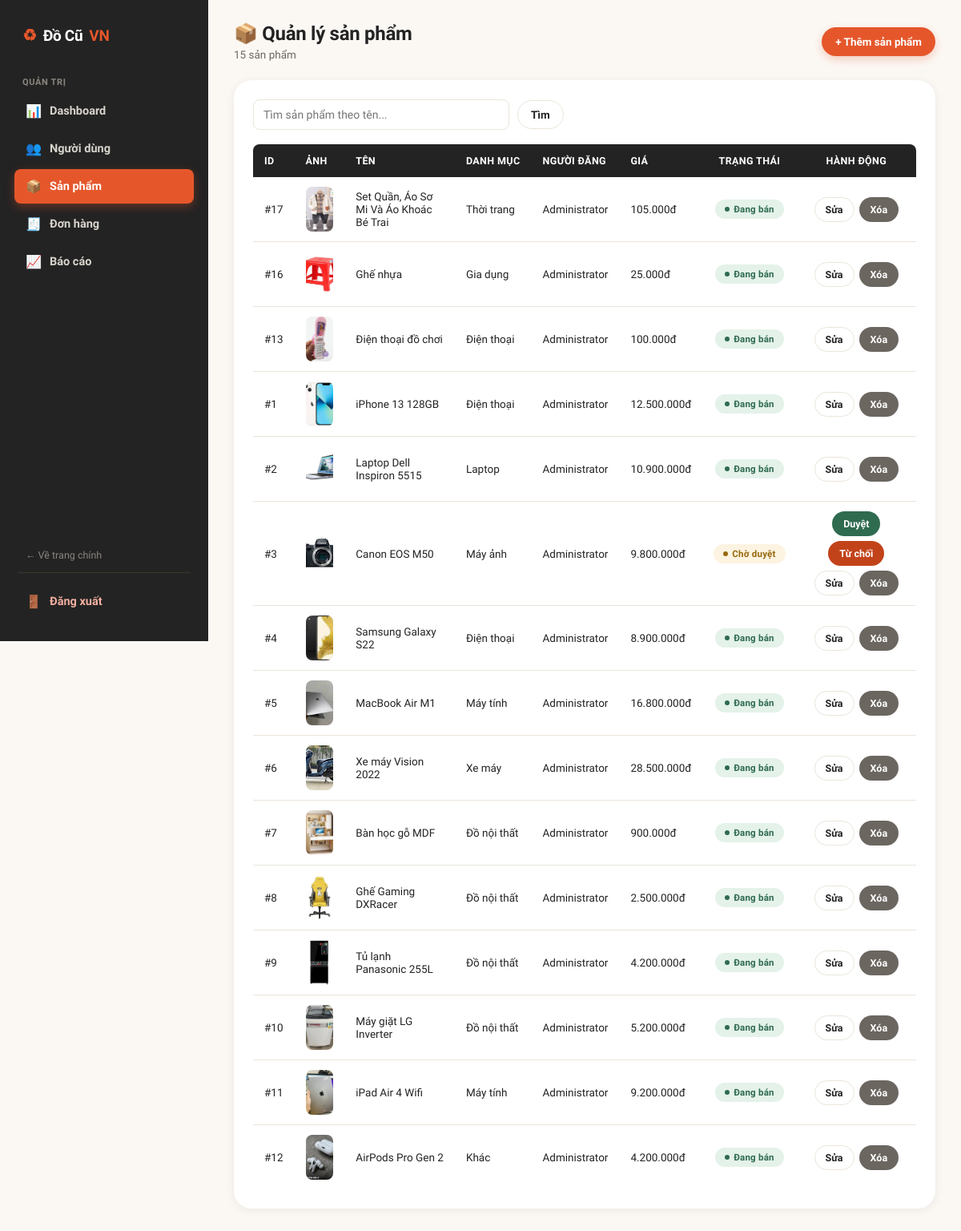
Before: /admin/products.php (signed in) with the older database file.
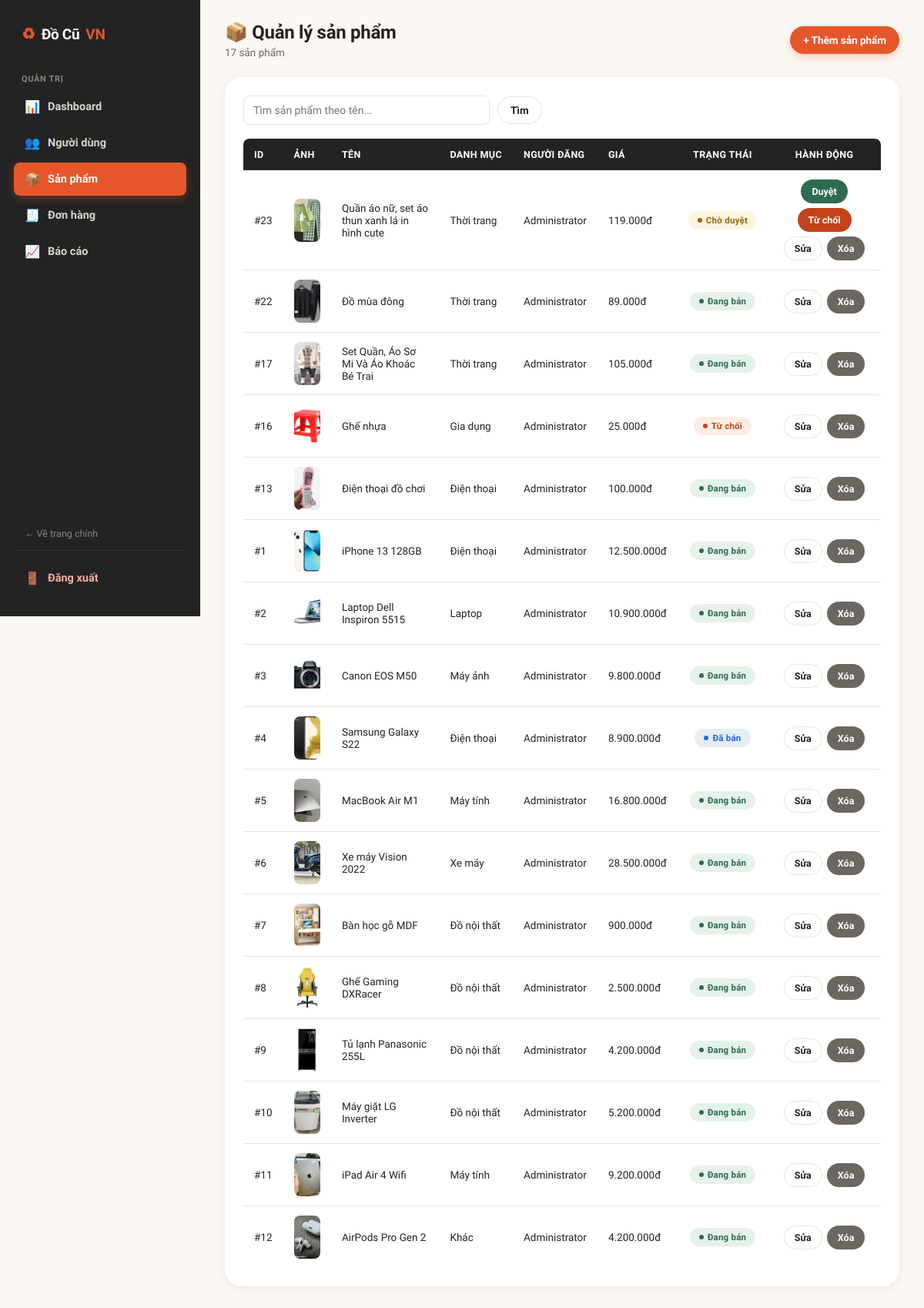
After: the same page with the newer database file.
### tables this page shows
CREATE TABLE `products` (
  `id` int(11) NOT NULL,
  `user_id` int(11) NOT NULL,
  `category_id` int(11) NOT NULL,
  `title` varchar(255) NOT NULL,
  `description` text DEFAULT NULL,
  `price` decimal(12,2) NOT NULL,
  `image` varchar(255) DEFAULT NULL,
  `condition_item` enum('new','like_new','good','fair') DEFAULT 'good',
  `location` varchar(255) DEFAULT NULL,
  `views` int(11) DEFAULT 0,
  `status` enum('active','pending','sold','hidden','rejected','deleted') DEFAULT 'pending',
  `created_at` timestamp NOT NULL DEFAULT current_timestamp(),
  `updated_at` timestamp NOT NULL DEFAULT current_timestamp() ON UPDATE current_timestamp()
);

CREATE TABLE `categories` (
  `id` int(11) NOT NULL,
  `name` varchar(100) NOT NULL,
  `description` text DEFAULT NULL,
  `icon` varchar(100) DEFAULT NULL,
  `status` tinyint(4) DEFAULT 1
);

CREATE TABLE `users` (
  `id` int(11) NOT NULL,
  `fullname` varchar(100) NOT NULL,
  `username` varchar(50) NOT NULL,
  `email` varchar(100) NOT NULL,
  `password` varchar(255) NOT NULL,
  `phone` varchar(20) DEFAULT NULL,
  `avatar` varchar(255) DEFAULT 'uploads/avatar/default.png',
  `address` varchar(255) DEFAULT NULL,
  `gender` enum('Nam','Nữ','Khác') DEFAULT NULL,
  `dob` date DEFAULT NULL,
  `role` enum('admin','user') NOT NULL DEFAULT 'user',
  `status` enum('active','blocked') NOT NULL DEFAULT 'active',
  `created_at` timestamp NOT NULL DEFAULT current_timestamp(),
  `updated_at` timestamp NOT NULL DEFAULT current_timestamp() ON UPDATE current_timestamp()
);

### admin/inc/auth.php (called while the page is built, shortened)
<?php
if (!function_exists("e")) {
    function e($value): string
    {
        return htmlspecialchars((string)($value ?? ""), ENT_QUOTES, "UTF-8");
    }
}
if (!function_exists("money")) {
    function money($amount): string
    {
        return number_format((float)$amount, 0, ",", ".") . "đ";
    }
}
if (!function_exists("statusBadge")) {
    function statusBadge(?string $status): array
    {
        $map = [
            "active"    => ["Đang bán",     "badge-success"],
            "pending"   => ["Chờ duyệt",    "badge-warning"],
            "sold"      => ["Đã bán",       "badge-info"],
            "hidden"    => ["Đã ẩn",        "badge-neutral"],
            "rejected"  => ["Từ chối",      "badge-danger"],
            "deleted"   => ["Đã xóa",       "badge-danger"],
            "accepted"  => ["Đã nhận",      "badge-info"],
            "completed" => ["Hoàn thành",   "badge-success"],
            "cancelled" => ["Đã hủy",       "badge-danger"],
            "blocked"   => ["Đã khóa",      "badge-danger"],
        ];
        $status = trim((string)$status);
        return $map[$status];
    }
}

### admin/products.php (the view, shortened to what the changed rows need)
<?php
require_once "inc/auth.php";
$keyword = trim($_GET["keyword"] ?? "");
if ($keyword !== "") {
    $stmt = $conn->prepare("
        SELECT
            p.*,
            c.name AS category_name,
            u.fullname AS seller_name
        FROM products p
        LEFT JOIN categories c ON p.category_id = c.id
        LEFT JOIN users u ON p.user_id = u.id
        WHERE p.title LIKE ?
        ORDER BY p.created_at DESC
    ");
    $like = "%" . $keyword . "%";
    $stmt->bind_param("s", $like);
    $stmt->execute();
    $result = $stmt->get_result();
} else {
    $result = $conn->query("
        SELECT
            p.*,
            c.name AS category_name,
            u.fullname AS seller_name
        FROM products p
        LEFT JOIN categories c ON p.category_id = c.id
        LEFT JOIN users u ON p.user_id = u.id
        ORDER BY p.created_at DESC
    ");
}
?>
<!DOCTYPE html>
<html lang="vi">
<head>
<link rel="stylesheet" href="../assets/css/admin.css">
</head>
<body>
<div class="admin-wrapper">
    <main class="admin-main">
        <div class="admin-topbar">
            <div>
                <h1>📦 Quản lý sản phẩm</h1>
                <div class="subtitle"><?= $result->num_rows ?> sản phẩm<?= $keyword !== "" ? " khớp với \"" . e($keyword) . "\"" : "" ?></div>
            </div>
        </div>
        <div class="panel">
            <div class="table-scroll">
                <table class="admin-table">
                    <thead>
                    <tr>
                        <th>ID</th>
                        <th>Ảnh</th>
                        <th>Tên</th>
                        <th>Danh mục</th>
                        <th>Người đăng</th>
                        <th>Giá</th>
                        <th class="center">Trạng thái</th>
                        <th class="center">Hành động</th>
                    </tr>
                    </thead>
                    <tbody>
                    <?php if ($result->num_rows === 0): ?>
                        <tr class="empty-row"><td colspan="8">Không có sản phẩm nào.</td></tr>
                    <?php else: while ($p = $result->fetch_assoc()):
                        [$label, $cls] = statusBadge($p["status"]);
                    ?>
                        <tr>
                            <td>#<?= (int)$p["id"] ?></td>
                            <td><img class="thumb" src="../<?= e($p["image"]) ?>" alt="<?= e($p["title"]) ?>"></td>
                            <td><?= e($p["title"]) ?></td>
                            <td><?= $p["category_name"] !== null ? e($p["category_name"]) : "<em>—</em>" ?></td>
                            <td><?= $p["seller_name"] !== null ? e($p["seller_name"]) : "<em>(tài khoản đã xóa)</em>" ?></td>
                            <td><?= money($p["price"]) ?></td>
                            <td class="center"><span class="badge <?= $cls ?>"><?= e($label) ?></span></td>
                            <td class="center">
                                <div class="action-group">
                                <?php if ($p["status"] === "pending"): ?>
                                    <a class="btn btn-sm btn-success"
                                       href="../api/admin/approve.php?id=<?= (int)$p["id"] ?>">
                                        Duyệt
                                    </a>
                                    <a class="btn btn-sm btn-danger"
                                       href="../api/admin/reject.php?id=<?= (int)$p["id"] ?>"
                                       onclick="return confirmAction('Từ chối sản phẩm này?')">
                                        Từ chối
                                    </a>
                                <?php endif; ?>
                                    <a class="btn btn-sm btn-outline" href="edit-product.php?id=<?= (int)$p["id"] ?>">
                                        Sửa
                                    </a>
                                    <a class="btn btn-sm btn-neutral"
                                       onclick="return confirmAction('Xóa sản phẩm này? Hành động không thể hoàn tác.')"
                                       href="../api/admin/delete-product.php?id=<?= (int)$p["id"] ?>">
                                        Xóa
                                    </a>
                                </div>
                            </td>
                        </tr>
                    <?php endwhile; endif; ?>
                    </tbody>
                </table>
            </div>
        </div>
    </main>
</div>
</body>
</html>

Changed rows visible on the page:
added products: id "23", image (picture), title "Quần áo nữ, set áo thun xanh lá in hình cute", category.name "Thời trang", user.fullname "Administrator", price "119.000đ", label "Chờ duyệt"
added products: id "22", image (picture), title "Đồ mùa đông", category.name "Thời trang", user.fullname "Administrator", price "89.000đ", label "Đang bán"
changed products "Ghế nhựa": label "Đang bán" → "Từ chối"
changed products "Canon EOS M50": label "Chờ duyệt" → "Đang bán"; no longer shows "Duyệt Từ chối"
changed products "Samsung Galaxy S22": label "Đang bán" → "Đã bán"
Other visible differences:
$result->num_rows: "15" → "17"
